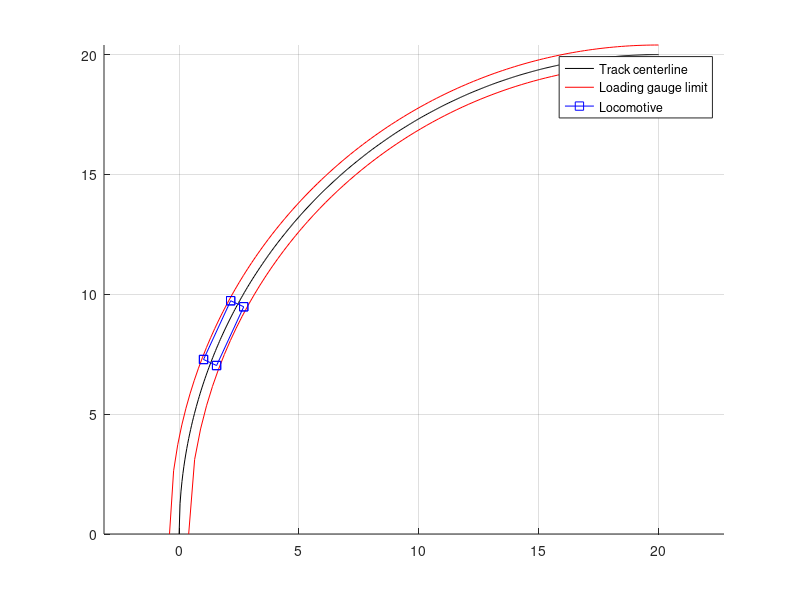

Recreate this plot in MATLAB.
% Clear workspace variables, console and existing inputs
clc, clear all, clear vars


% Track characteristics variables

% Minimum track curvature radius
radius = 20
% Loading gauge width
load_gauge = 0.8

% Locomotive dimensions variables

% Locomotive length
loco_length = 2.7
% Locomotive width
loco_width = 0.6
% Distance between bogies (pivot)
bogie_dist = 1.6


% Calculate track
x_track = linspace(0, radius, 500);
x_outer = linspace(-load_gauge/2, radius, 120);
x_inner = linspace(load_gauge/2, radius, 80);

y_track = sqrt(radius^2 - (x_track-radius).^2);
y_outer = sqrt((radius+(load_gauge/2))^2 - (x_outer-radius).^2);
y_inner = sqrt((radius-(load_gauge/2))^2 - (x_inner-radius).^2);


% Calculate locomotive position

alpha = acos(-(bogie_dist^2/(2*radius^2)) + 1)
pivot_back = [0, 0];
pivot_front = [radius - radius*cos(alpha), radius*sin(alpha)];
% Locomotive "roll" - angle relative to track tagent
theta = atan(pivot_front(2)/pivot_front(1))

% Calculate rotation matrix (clockwise)
rotation_mat = [cos(-theta), sin(-theta); -sin(-theta), cos(-theta)];

% Locomotive position matrix (each corner corresponds to a column)
% Locomotive corners are mentioned counter-clockwise with the first one
% being the bottom left corner (locomotive end)
locomotive_pos = [-(loco_length-bogie_dist)/2, -(loco_length-bogie_dist)/2, bogie_dist+(loco_length-bogie_dist)/2, bogie_dist+(loco_length-bogie_dist)/2;
                  -loco_width/2, loco_width/2, loco_width/2, -loco_width/2];

% Rotate local coordinates to global coordinates
locomotive_pos = rotation_mat*locomotive_pos;


% Giving the locomotive an "advance" for better visualisation of the results
% Since the slope of the intial portion is high its resolution is bad
gamma = pi/8;
advance = [radius*(1-cos(gamma)); radius*sin(gamma)];
advance_rotation = [cos(gamma), sin(gamma); -sin(gamma), cos(gamma)];

locomotive_pos = advance_rotation*locomotive_pos;
locomotive_pos(1, :) = locomotive_pos(1, :) + advance(1);
locomotive_pos(2, :) = locomotive_pos(2, :) + advance(2);


% Plot track loading gauge position and locomotive ocupation

% Plot settings: grid lines and constant ratio between x-axis and y-axis
grid on
hold on
axis equal
hold on

% Track
plot(x_track, y_track, 'black', 'DisplayName', 'Track centerline');
hold on
plot(x_outer, y_outer, 'red', 'DisplayName', 'Loading gauge limit');
hold on
plot(x_inner, y_inner, 'red', 'HandleVisibility', 'off');
hold on

% Locomotive corners and walls
plot([locomotive_pos(1,1), locomotive_pos(1,2)], [locomotive_pos(2,1), locomotive_pos(2,2)], 'b-s', 'DisplayName', 'Locomotive');
hold on
plot([locomotive_pos(1,2), locomotive_pos(1,3)], [locomotive_pos(2,2), locomotive_pos(2,3)], 'b-s', 'HandleVisibility', 'off');
hold on
plot([locomotive_pos(1,3), locomotive_pos(1,4)], [locomotive_pos(2,3), locomotive_pos(2,4)], 'b-s', 'HandleVisibility', 'off');
hold on
plot([locomotive_pos(1,4), locomotive_pos(1,1)], [locomotive_pos(2,4), locomotive_pos(2,1)], 'b-s', 'HandleVisibility', 'off');
hold on

% Show legend
legend();
